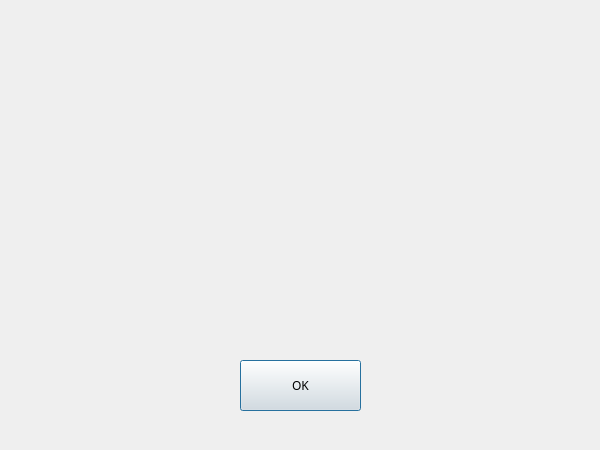
<?xml version="1.0" encoding="UTF-8"?>
<ui version="4.0">
 <class>Dialog</class>
 <widget class="QDialog" name="Dialog">
  <property name="geometry">
   <rect>
    <x>0</x>
    <y>0</y>
    <width>600</width>
    <height>450</height>
   </rect>
  </property>
  <property name="windowTitle">
   <string>Dialog</string>
  </property>
  <widget class="QLabel" name="label">
   <property name="geometry">
    <rect>
     <x>150</x>
     <y>90</y>
     <width>291</width>
     <height>171</height>
    </rect>
   </property>
   <property name="font">
    <font>
     <pointsize>20</pointsize>
    </font>
   </property>
   <property name="text">
    <string/>
   </property>
   <property name="alignment">
    <set>Qt::AlignCenter</set>
   </property>
  </widget>
  <widget class="QPushButton" name="btnOK">
   <property name="geometry">
    <rect>
     <x>240</x>
     <y>360</y>
     <width>121</width>
     <height>51</height>
    </rect>
   </property>
   <property name="font">
    <font>
     <family>Book Antiqua</family>
    </font>
   </property>
   <property name="styleSheet">
    <string notr="true">background-color: rgba(230, 230, 230, 210);</string>
   </property>
   <property name="text">
    <string>OK</string>
   </property>
  </widget>
 </widget>
 <resources/>
 <connections>
  <connection>
   <sender>btnOK</sender>
   <signal>clicked()</signal>
   <receiver>Dialog</receiver>
   <slot>close()</slot>
   <hints>
    <hint type="sourcelabel">
     <x>239</x>
     <y>339</y>
    </hint>
    <hint type="destinationlabel">
     <x>240</x>
     <y>187</y>
    </hint>
   </hints>
  </connection>
 </connections>
</ui>
